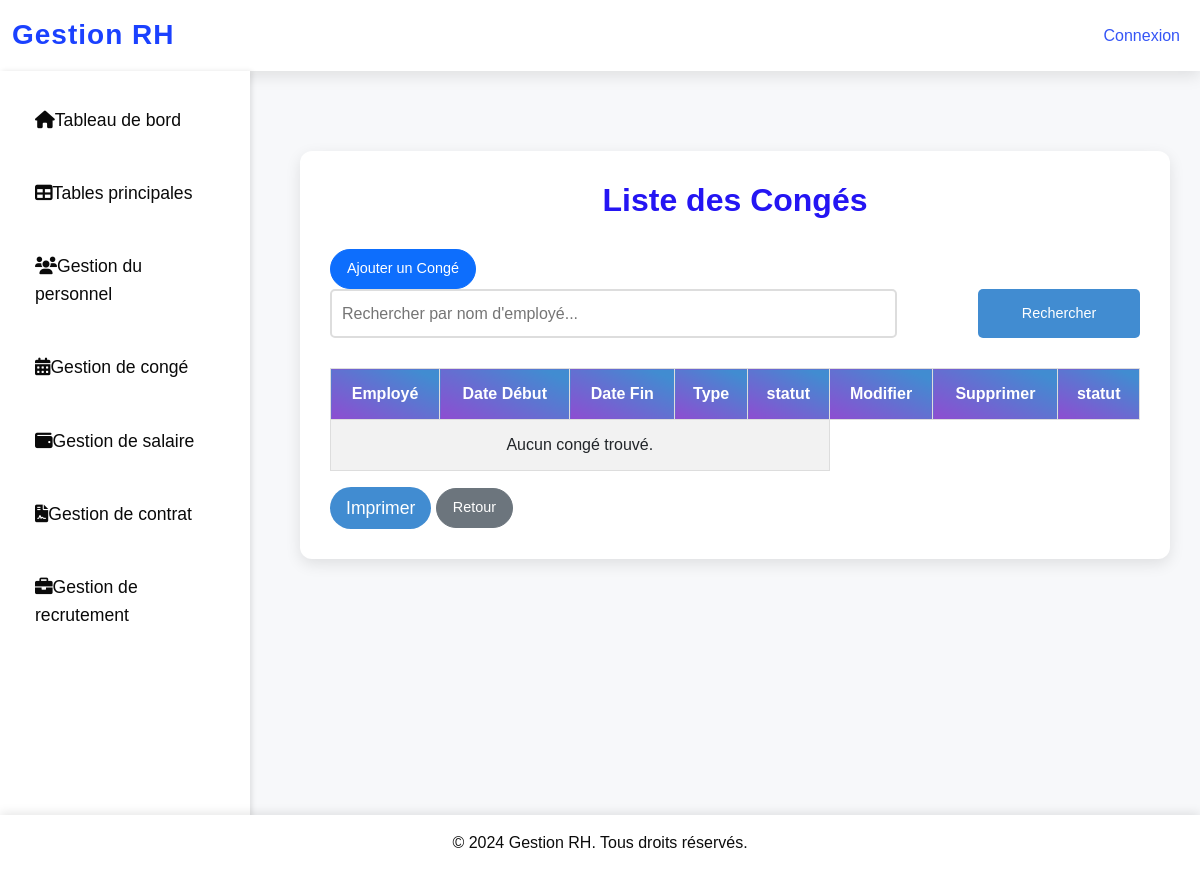
The page /gestion/conges/ on the database as committed earlier.
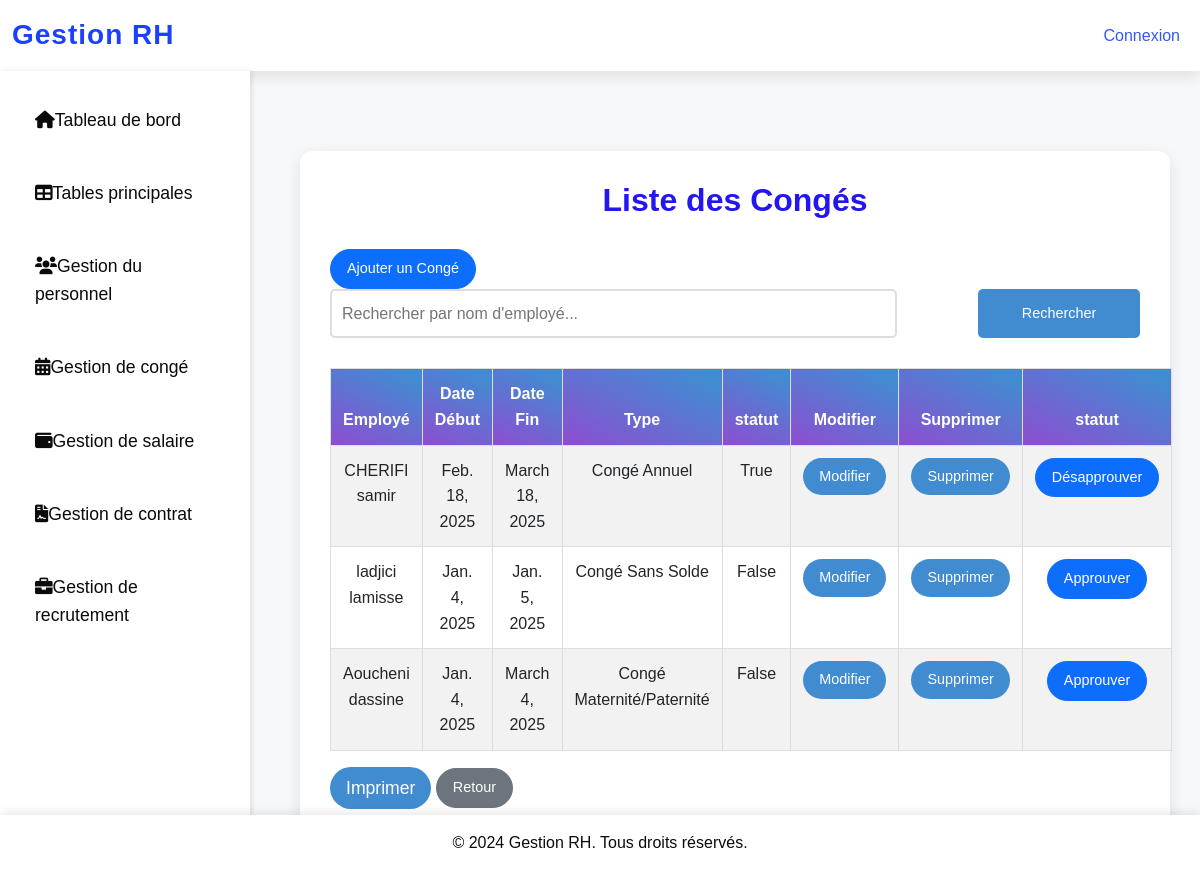
The same page on the database as committed later.
### gestion/models.py (models this page shows, shortened)
class Conges(models.Model):
    TYPE_CONGE_CHOICES = [
        ('annuel', 'Congé Annuel'),
        ('maladie', 'Congé Maladie'),
        ('maternite', 'Congé Maternité/Paternité'),
        ('sans_solde', 'Congé Sans Solde'),
    ]
    employe = models.ForeignKey(Employe, on_delete=models.CASCADE)
    type_conge = models.CharField(max_length=20, choices=TYPE_CONGE_CHOICES)
    date_debut = models.DateField()
    date_fin = models.DateField()
    statut = models.BooleanField(default=False)

class Employe(models.Model):
    user = models.OneToOneField(User, on_delete=models.CASCADE, related_name="employe", null=True, blank=True)
    code = models.CharField(max_length=10, unique=True)
    nom = models.CharField(max_length=50)
    prenom = models.CharField(max_length=50)
    daten = models.DateField(verbose_name="Date de Naissance")
    date_embauche = models.DateField(verbose_name="Date d'embauche")
    adresse = models.TextField()
    email = models.EmailField(unique=True)
    telephone = models.CharField(max_length=15, null=True, blank=True)
    departement = models.CharField(max_length=100)
    poste = models.CharField(max_length=100)

### gestion/views.py (the view)
# urls.py: path('conges/', views.gestion_conges, name='gestion_conges'),
def gestion_conges(request):
    search_query = request.GET.get('search', '')
    conges = Conges.objects.filter(employe__nom__icontains=search_query) if search_query else Conges.objects.all()
    return render(request, 'gestion_conges/conge_list.html', {'conges': conges})

### gestion/templates/gestion_conges/conge_list.html (shortened to what this page needs)
{% extends 'base.html' %}
{% block content %}
<body>
    <div class="container">
        <h2>Liste des Congés</h2>
        <a href="{% url 'ajouter_conge' %}" class="btn btn-primary">Ajouter un Congé</a>
        <form method="get" class="search-form">
            <input type="text" name="search" placeholder="Rechercher par nom d'employé..." value="{{ request.GET.search }}">
            <button type="submit" class="btn btn-secondary">Rechercher</button>
        </form>
        <table class="table table-striped">
            <thead>
                <tr>
                    <th>Employé</th>
                    <th>Date Début</th>
                    <th>Date Fin</th>
                    <th>Type</th>
                    <th>statut </th>
                    <th>Modifier</th>
                    <th>Supprimer </th>
                    <th>statut </th>
                </tr>
            </thead>
            <tbody>
                {% for conge in conges %}
                <tr>
                    <td>{{ conge.employe.nom }} {{ conge.employe.prenom }}</td>
                    <td>{{ conge.date_debut }}</td>
                    <td>{{ conge.date_fin }}</td>
                    <td>{{ conge.get_type_conge_display }}</td>
                    <td> {{conge.statut }}</td>
                    <td>
                        <a href="{% url 'modifier_conge' conge.id %}" class="btn btn-warning">Modifier</a>
                    </td>
                    <td><a href="{% url 'supprimer_conge' conge.id %}" class="btn btn-danger">Supprimer</a></td>
                    <td>
                        <form action="{% url 'changer_statut' conge.id %}" method="post">
                            <button type="submit" class="btn btn-primary">
                                {% if conge.statut %}
                                    Désapprouver
                                {% else %}
                                    Approuver
                                {% endif %}
                            </button>
                        </form>
                    </td>
                </tr>
                {% empty %}
                <tr>
                    <td colspan="5">Aucun congé trouvé.</td>
                </tr>
                {% endfor %}
            </tbody>
        </table>
        <button onclick="window.print()" class="btn btn-info">Imprimer</button>
        <a href="{% url 'gestion_tables' %}" class="btn btn-secondary">Retour</a>
    </div>
    {% endblock %}

### gestion/templates/base.html (shortened to what this page needs)
<!DOCTYPE html>
<html lang="fr">
<head>
    <link href="https://cdn.jsdelivr.net/npm/bootstrap@5.3.0/dist/css/bootstrap.min.css" rel="stylesheet">
    <link href="https://cdnjs.cloudflare.com/ajax/libs/font-awesome/6.0.0/css/all.min.css" rel="stylesheet">
</head>
<body>
    <nav class="navbar navbar-expand-lg navbar-dark">
        <div class="container-fluid">
            <a class="navbar-brand" href="{% url 'dashboard' %}">Gestion RH</a>
            <div class="collapse navbar-collapse" id="navbarNav">
                <ul class="navbar-nav ms-auto">
                    {% if user.is_authenticated %}
                    <li class="nav-item">
                        <a href="{% url 'logout' %}"class="btn btn-primary">Se déconnecter</a>
                    </li>
                    {% else %}
                    <li class="nav-item">
                        <a class="nav-link" href="{% url 'login' %}">Connexion</a>
                    </li>
                    {% endif %}
                </ul>
            </div>
        </div>
    </nav>
    <div class="sidebar" id="sidebar">
        <ul class="nav flex-column">
            <li class="nav-item">
                <a class="nav-link" href="{% url 'dashboard' %}"> <i class="fas fa-home"></i>Tableau de bord</a>
            </li>
            <li class="nav-item">
                <a class="nav-link" href="{% url 'gestion_tables' %}"> <i class="fas fa-table"></i>Tables principales</a>
            </li>
            <li class="nav-item">
                <a class="nav-link" href="{% url 'Gestion_personnel' %}"> <i class="fas fa-users"></i>Gestion du personnel</a>
            </li>
            <li class="nav-item">
                <a class="nav-link" href="{% url 'gestion_conges' %}"> <i class="fas fa-calendar-alt"></i>Gestion de congé</a>
            </li>
            <li class="nav-item">
                <a class="nav-link" href="{% url 'gestion_salaires' %}"> <i class="fas fa-wallet"></i>Gestion de salaire</a>
            </li>
            <li class="nav-item">
                <a class="nav-link" href="{% url 'gestion_contrats' %}"> <i class="fas fa-file-contract"></i>Gestion de contrat</a>
            </li>
            <li class="nav-item">
                <a class="nav-link" href="{% url 'Gestion_candidature' %}"> <i class="fas fa-briefcase"></i>Gestion de recrutement</a>
            </li>
        </ul>
    </div>
    <div class="content">
        {% block content %}{% endblock %}
    </div>
    <footer>
        <p>© 2024 Gestion RH. Tous droits réservés.</p>
    </footer>
</body>
</html>

### gestion/templates/base.html (style rules this page uses)
* { margin: 0; padding: 0; box-sizing: border-box; font-family: 'Poppins', sans-serif; }
body { background-color: rgb(234, 234, 234); background-size: cover; background-repeat: no-repeat; background-position: center; height: 100vh; margin: 0; padding: 0; color: #131212; font-size: 16px; line-height: 1.6; }
.navbar { background: #ffffff; box-shadow: 0 5px 15px rgba(0, 0, 0, 0.1); position:relative; }
.navbar-brand { color: #032dffe7; font-size: 28px; font-weight: 700; letter-spacing: 1px; }
.navbar-nav .nav-link { color: #3555f6; padding: 12px 20px; font-size: 1rem; transition: color 0.3s ease, background-color 0.3s ease; }
.sidebar { background: #ffffff; color: rgb(8, 8, 8); min-height: 100vh; padding: 20px; position:absolute; width: 250px; box-shadow: 2px 0 5px rgba(0, 0, 0, 0.1); }
.sidebar .nav-link { color: rgb(10, 10, 10); font-size: 1.1rem; padding: 15px; border-radius: 10px; transition: background-color 0.3s ease, color 0.3s ease; }
.sidebar .nav-item + .nav-item { margin-top: 15px; }
.content { margin-left: 270px; padding: 30px; transition: margin-left 0.3s ease; }
footer { background: hwb(0 100% 0%) ; color: rgb(0, 0, 0); text-align: center; padding: 15px 0; position: fixed; bottom: 0; width: 100%; font-size: 1rem; box-shadow: 0 -2px 10px rgba(0, 0, 0, 0.1); z-index: 999; }
footer p { color: #0c0c0c; margin: 0; font-weight: 400; }

### gestion/templates/gestion_conges/conge_list.html (style rules this page uses)
* { margin: 0; padding: 0; box-sizing: border-box; font-family: 'Poppins', sans-serif; }
body { background-color: #f7f8fa; color: #333; font-size: 16px; line-height: 1.6; }
.container { max-width: 1000px; margin-top: 50px; padding: 30px; background-color: #fff; box-shadow: 0 5px 15px rgba(0, 0, 0, 0.1); border-radius: 12px; }
h2 { font-size: 2rem; font-weight: 700; color: #2415f3; margin-bottom: 30px; text-align: center; }
.search-form { display: flex; justify-content: space-between; margin-bottom: 20px; gap: 10px; }
.search-form input { width: 70%; padding: 10px; font-size: 1rem; border: 2px solid #ddd; border-radius: 5px; }
.search-form button { width: 20%; padding: 10px; background-color:#418cd1; color: white; border: none; border-radius: 5px; cursor: pointer; transition: background-color 0.3s ease; }
.table { width: 100%; margin-top: 30px; border-collapse: collapse; }
.table th, .table td { padding: 12px; text-align: center; border: 1px solid #ddd; }
.table th { background: linear-gradient(205.17deg, #418cd1 10.93%, #9c41d1 116.08%); color: white; font-weight: 700; }
.table-striped tbody tr:nth-child(odd) { background-color: #f2f2f2; }
.btn { font-size: 0.9rem; padding: 8px 16px; border-radius: 25px; transition: all 0.3s ease; }
.btn-warning { background-color: #418cd1; color: white; border: none; }
.btn-danger { background-color: #418cd1; color: white; border: none; }
.btn-info { background-color: #418cd1; color: white; border: none; cursor: pointer; font-size: 1.1rem; }

Rows that differ between the two databases and show on the page:
added Conges: employe.nom "CHERIFI", employe.prenom "samir", date_debut "Feb. 18, 2025", date_fin "March 18, 2025", type_conge "Congé Annuel", statut "True", shows "Désapprouver"
added Conges: employe.nom "ladjici", employe.prenom "lamisse", date_debut "Jan. 4, 2025", date_fin "Jan. 5, 2025", type_conge "Congé Sans Solde", statut "False", shows "Approuver"
added Conges: employe.nom "Aoucheni", employe.prenom "dassine", date_debut "Jan. 4, 2025", date_fin "March 4, 2025", type_conge "Congé Maternité/Paternité", statut "False", shows "Approuver"
Other text that changed with them:
text no longer shown: "Aucun congé trouvé."
